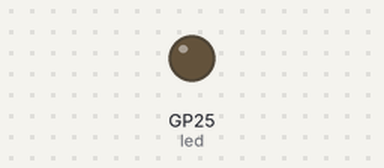
Recording of a program running on a simulated Raspberry Pi Pico running MicroPython. Parts: output pins drawn as LEDs (lit = HIGH). WiFi joins after 1.5 s; web requests get an empty 200 reply after 0.4 s; what the program prints to the serial console is not drawn. At 2.9 s the program stops and its outputs stay as they are.

Above: at 0.1 s.
At 2.5 s:
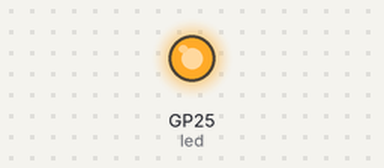
Timing chart, 0 to 4.4 s (numbered marks = the images above):
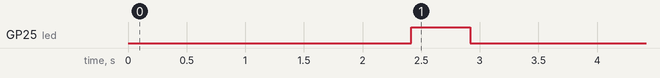

The program:

05.sipmple_send_script.py
```python
from machine import Pin
import network
import time
import urequests
import gc
import sys

# 設定
DEBUG = True
led = Pin("LED", Pin.OUT)
CHATWORK_API_TOKEN = "fba258f13899e421b3ab7a3a50488807"
CHATWORK_ROOM_ID = "67575950"
CHATWORK_API_URL = f"https://api.chatwork.com/v2/rooms/{CHATWORK_ROOM_ID}/messages"

# Wi-Fi設定
WIFI_SETTINGS = [
    {"ssid": "740635A8CCFD-2G", "password": "nn5rh49s5d7saa"},
    {"ssid": "TP-Link_A208", "password": "15405173"},
    {"ssid": "moonwalker", "password": "11112222"}
]

def debug_print(*args):
    if DEBUG:
        print("DEBUG:", *args)

def connect_wifi():
    wlan = network.WLAN(network.STA_IF)
    wlan.active(True)

    for wifi in WIFI_SETTINGS:
        try:
            debug_print(f"Trying to connect to {wifi['ssid']}")
            wlan.connect(wifi["ssid"], wifi["password"])
            for _ in range(10):  # 10秒待つ
                if wlan.isconnected():
                    return wlan
                time.sleep(1)
        except:
            continue
    return None

def send_to_chatwork(message):
    try:
        headers = {
            'X-ChatWorkToken': CHATWORK_API_TOKEN,
            'Content-Type': 'application/x-www-form-urlencoded'
        }
        data = f"body={message}"
        response = urequests.post(CHATWORK_API_URL, data=data, headers=headers)
        response.close()
        return True
    except Exception as e:
        debug_print(f"Chatwork error: {e}")
        return False

def scan_network():
    import socket

    wlan = connect_wifi()
    if not wlan:
        return "Wi-Fi接続失敗"

    # このデバイスのネットワーク情報
    ip = wlan.ifconfig()[0]
    base_ip = ip.rsplit('.', 1)[0]

    # 結果を格納するリスト
    devices = [f"Pico W: {ip}"]
    devices.append(f"Gateway: {wlan.ifconfig()[2]}")

    # RaspberryPiの一般的なMACアドレスプレフィックス
    raspberry_pi_macs = [
        "B8:27:EB",  # Raspberry Pi 1,2,3
        "DC:A6:32",  # Raspberry Pi 4
        "E4:5F:01"   # Raspberry Pi 4
    ]

    # ネットワークスキャン
    for i in range(1, 255):
        try:
            target_ip = f"{base_ip}.{i}"
            if target_ip == ip:  # 自分自身はスキップ
                continue

            s = socket.socket()
            s.settimeout(0.1)  # 100ms
            if s.connect_ex((target_ip, 22)) == 0:  # SSHポート
                devices.append(f"Found device (SSH open): {target_ip}")
            s.close()

            # 4040ポート（ngrok）もチェック
            s = socket.socket()
            s.settimeout(0.1)
            if s.connect_ex((target_ip, 4040)) == 0:
                devices.append(f"Found device (ngrok port open): {target_ip}")
            s.close()

        except:
            continue

    return "\n".join(devices)

def main():
    try:
        result = scan_network()
        message = f"[ネットワークスキャン結果]\n{result}"
        if send_to_chatwork(message):
            led.value(1)
            time.sleep(0.5)
            led.value(0)
        else:
            for _ in range(3):  # エラー時は点滅
                led.value(1)
                time.sleep(0.2)
                led.value(0)
                time.sleep(0.2)
    except Exception as e:
        error_msg = f"[エラー] {str(e)}"
        debug_print(error_msg)
        send_to_chatwork(error_msg)
    finally:
        gc.collect()

try:
    main()
except Exception as e:
    debug_print(f"Fatal error: {e}")
```

Measured:
- by itself, GP25 (led): LOW → HIGH at 2.4 s, → LOW 0.50 s later
